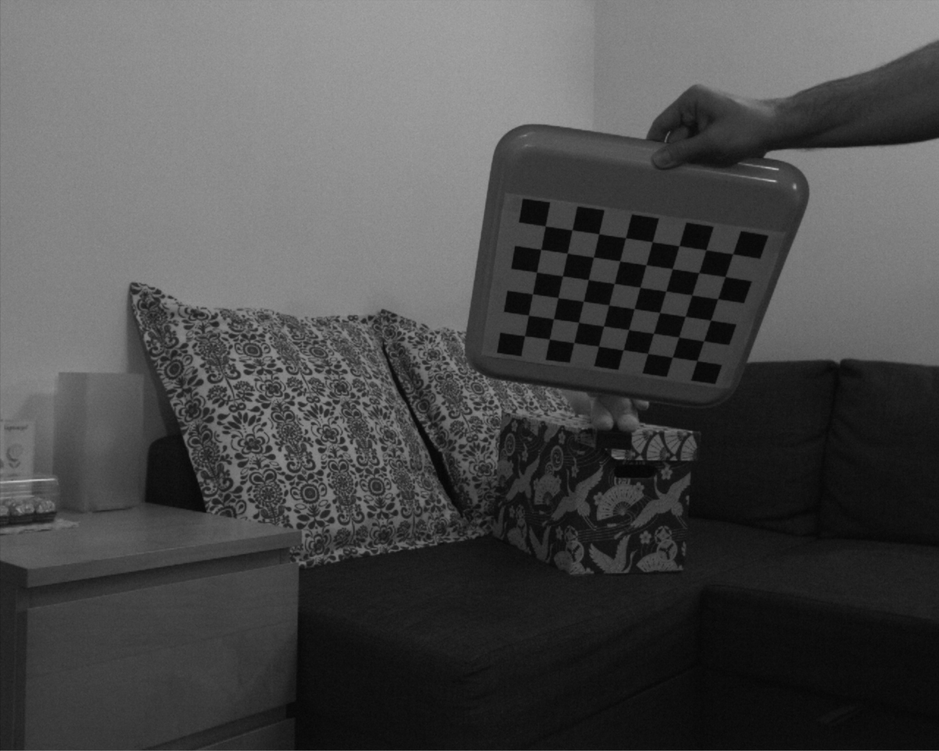
#> input picture lab2/s1/left_105.png, 939 x 751 px, shrunk from 1280 x 1024 before the run, found by its file name; its folder holds only this picture in this run
$ python lab1.py
#> lines starting #> are read from the running program, lines starting #| are printed output that depends on the picture; after the words box and inside, x2 and y2 are one past the last pixel; in counts of white or black regions, pixels touching at a corner belong together; long printed decimals are rounded
import cv2
import numpy as np
import os
import json

# Define the chessboard size
chessboard_size = (8, 6)

# Define the criteria for corner refinement
criteria = (cv2.TERM_CRITERIA_EPS + cv2.TERM_CRITERIA_MAX_ITER, 30, 0.001)

# Prepare object points (0,0,0), (1,0,0), (2,0,0) ....,(8,5,0)
objp = np.zeros((chessboard_size[0] * chessboard_size[1], 3), np.float32)
objp[:, :2] = np.mgrid[0:chessboard_size[0], 0:chessboard_size[1]].T.reshape(-1, 2)

# Arrays to store object points and image points from all the images
objpoints = []  # 3d point in real world space
imgpoints = []  # 2d points in image plane

# Path to the images
image_folder = 'lab2/s1'


# List all images in the folder
images = [os.path.join(image_folder, fname) for fname in os.listdir(image_folder) if fname.endswith('.png')]

# Initialize gray to None
gray = None

for image_path in images:
    img = cv2.imread(image_path)
#> img is the input picture: shape (751, 939, 3); min 6, max 190, mean 75.8

    # Check if the image is loaded correctly
    if img is None:
        print(f"Failed to load image: {image_path}")
        continue

    # Convert to grayscale
    gray = cv2.cvtColor(img, cv2.COLOR_BGR2GRAY)

    # Apply Gaussian blur to reduce noise and improve corner detection
    gray = cv2.GaussianBlur(gray, (5, 5), 0)

    # Find the chessboard corners with different flags
    ret, corners = cv2.findChessboardCorners(gray, chessboard_size, None)
#> ret = True; corners = 48 rows, first 8: [546.1, 227.1], [572, 229.9], [599.5, 234.5], [625.5, 238], [652.1, 242], [679, 246], [705.1, 249], [731.6, 254.8]

    # If corners found, refine and store them
    if ret:
        objpoints.append(objp)
        corners2 = cv2.cornerSubPix(gray, corners, (11, 11), (-1, -1), criteria)
#> corners2 = 48 rows, first 8: [545.2, 225.9], [572, 230], [598.7, 233.7], [625.5, 237.6], [652.2, 241.8], [678.9, 245.7], [705.9, 249.8], [732.7, 253.8]
        imgpoints.append(corners2)

        # Draw and display the corners for visual verification
        cv2.drawChessboardCorners(img, chessboard_size, corners2, ret)
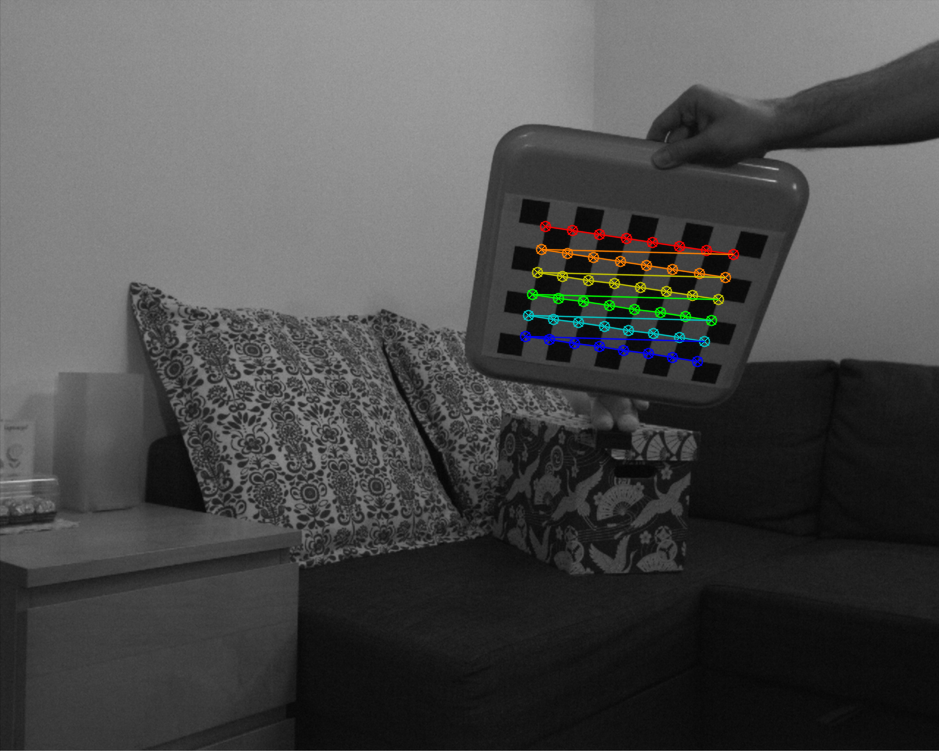
#> img: shape (751, 939, 3); 1.35% of pixels changed, all inside (x1, y1, x2, y2) = (519, 220, 740, 368)
        cv2.imshow('Chessboard Corners', img)
        cv2.waitKey(1000)  # Increase wait time to see the result
    else:
        print(f"Chessboard corners not found in image: {image_path}")

# Close all OpenCV windows
cv2.destroyAllWindows()

# Camera calibration if corners were found in any image
if gray is not None and objpoints and imgpoints:
    # Calibrate the camera
    ret, mtx, dist, rvecs, tvecs = cv2.calibrateCamera(objpoints, imgpoints, gray.shape[::-1], None, None)
#> ret = 0.103; mtx = [[987.9, 0, 469.2], [0, 1040, 386.6], [0, 0, 1]]; dist = [[0.435, -2.31, 0.0418, -0.0304, 9.96]]; rvecs = ([0.729, 0.00951, 0.134],); tvecs = ([2.81, -5.64, 35.93],)

    # Convert calibration results to lists for JSON serialization
    calibration_data = {
        "camera_matrix": mtx.tolist(),
        "distortion_coefficients": dist.tolist(),
        "rotation_vectors": [rvec.tolist() for rvec in rvecs],
        "translation_vectors": [tvec.tolist() for tvec in tvecs]
    }

    # Save the calibration results to a JSON file
    with open('calibration_data.json', 'w') as json_file:
        json.dump(calibration_data, json_file, indent=4)

    # Save the object points and image points to a JSON file
    points_data = {
        "object_points": [objp.tolist() for objp in objpoints],
        "image_points": [imgp.tolist() for imgp in imgpoints]
    }

    with open('points_data.json', 'w') as points_file:
        json.dump(points_data, points_file, indent=4)

    print("Camera matrix:\n", mtx)
#| Camera matrix:
#|  [[9.87913951e+02 0.00000000e+00 4.69206046e+02]
#|  [0.00000000e+00 1.04003895e+03 3.86643206e+02]
#|  [0.00000000e+00 0.00000000e+00 1.00000000e+00]]
    print("Distortion coefficients:\n", dist)
#| Distortion coefficients:
#|  [[ 0.4351 -2.315  0.04178 -0.03043  9.955 ]]
else:
    print("No chessboard corners were found in any image.")

$ run again, on lab2/s1/left_127.png
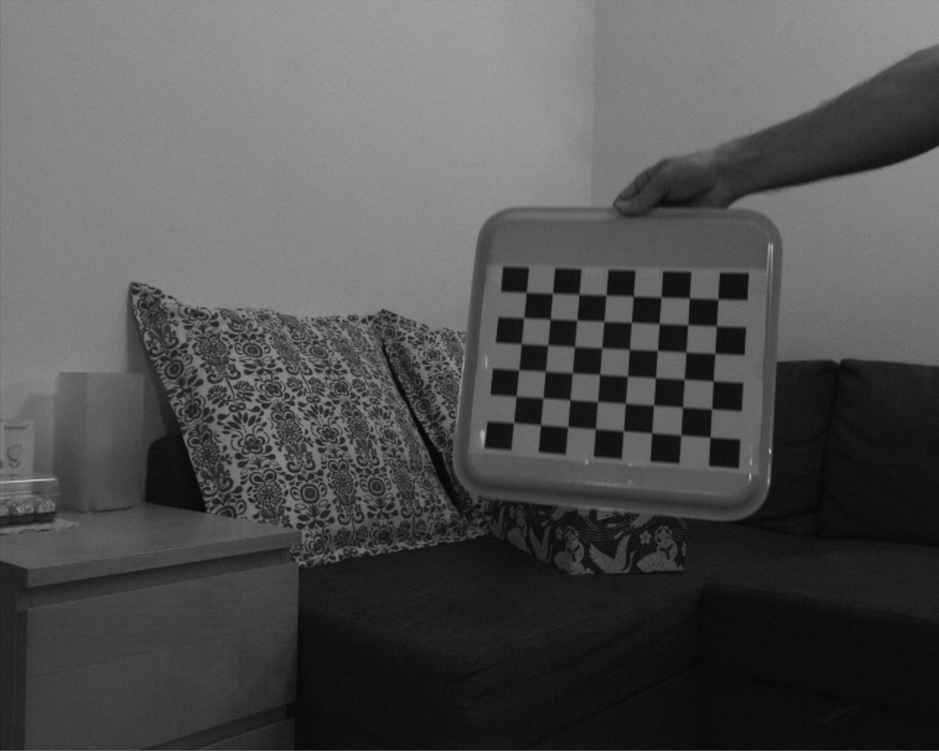
#> input picture lab2/s1/left_127.png, 939 x 751 px, shrunk from 1280 x 1024 before the run, found by its file name
#> img is the input picture: shape (751, 939, 3); min 4, max 189, mean 81
#> `ret, corners = cv2.findChessboardCorners(gray, chessboard_size, None)`: ret = True; corners = 48 rows, first 8: [526, 292], [552.7, 293], [579, 294], [606, 295], [633, 296.9], [660.8, 296.8], [689.2, 298.5], [718, 298.8]
#> corners2 = 48 rows, first 8: [526.3, 292.4], [552.6, 293.3], [578.8, 294.2], [606, 295.2], [633.2, 296.1], [661, 297.1], [689.4, 298.1], [717.9, 299]
#> `cv2.drawChessboardCorners(img, chessboard_size, corners2, ret)`:
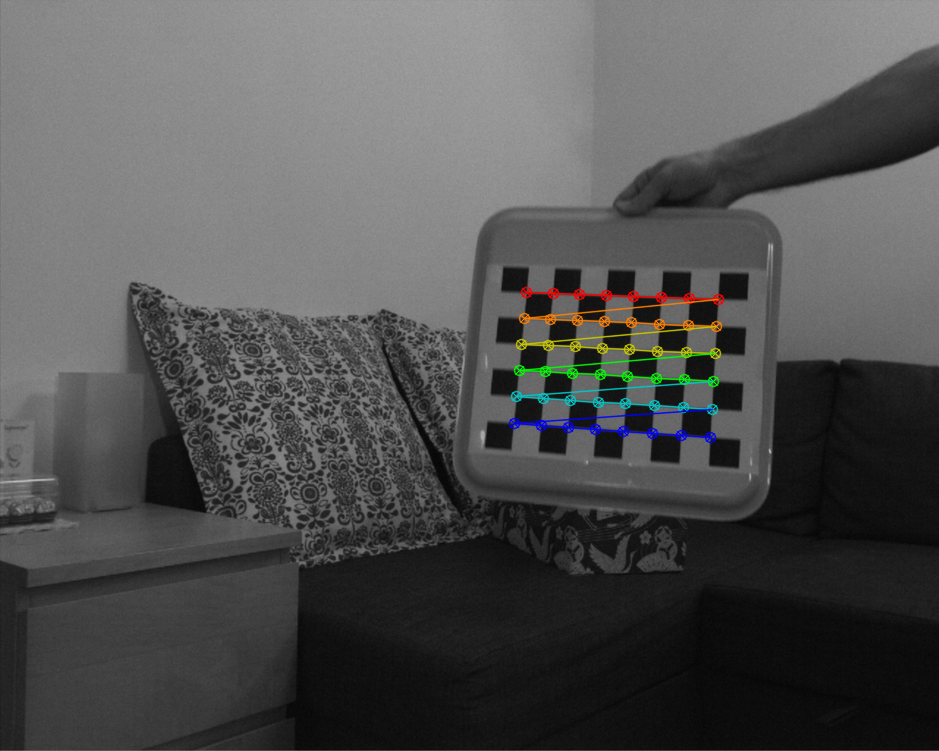
#> img: shape (751, 939, 3); 1.42% of pixels changed, all inside (x1, y1, x2, y2) = (508, 286, 725, 444)
#> `ret, mtx, dist, rvecs, tvecs = cv2.calibrateCamera(objpoints, imgpoint..`: ret = 0.0875; mtx = [[719.3, 0, 470.9], [0, 725.5, 408.7], [0, 0, 1]]; dist = [[-0.0373, 0.149, -0.00686, -0.00368, -0.023]]; rvecs = ([-0.172, 0.213, 0.0891],); tvecs = ([2.11, -4.39, 27.4],)
#| Camera matrix:
#|  [[719.296   0.         470.872 ]
#|  [  0.         725.487 408.738]
#|  [  0.           0.           1.        ]]
#| Distortion coefficients:
#|  [[-0.03733  0.1493  -0.00686 -0.003675 -0.02295]]

$ run again, on lab2/s1/left_109.png
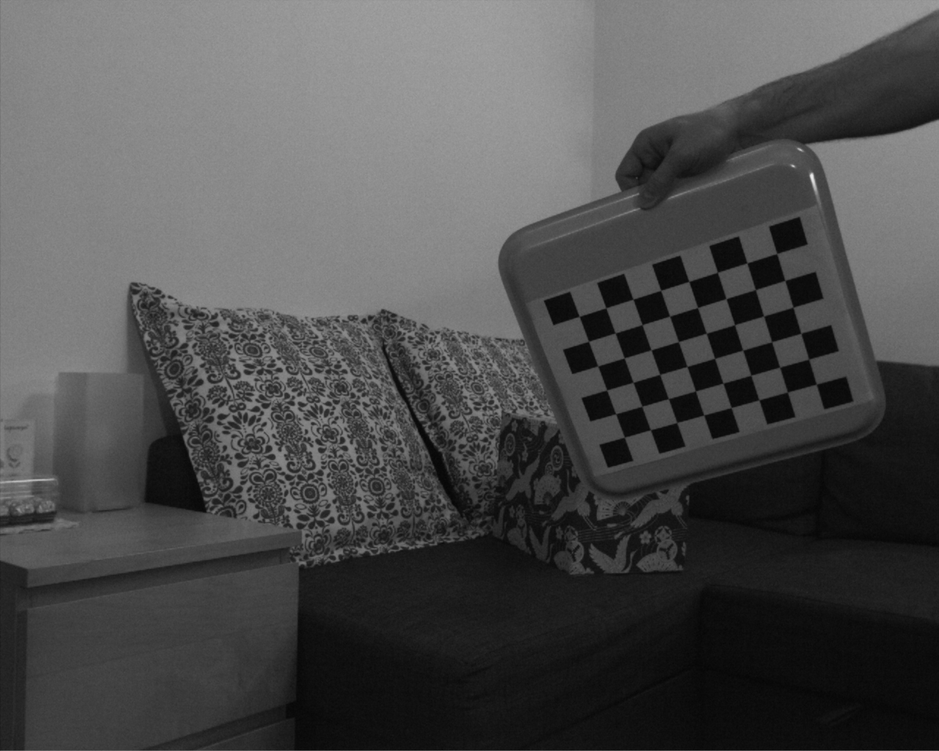
#> input picture lab2/s1/left_109.png, 939 x 751 px, shrunk from 1280 x 1024 before the run, found by its file name
#> img is the input picture: shape (751, 939, 3); min 5, max 234, mean 78.1
#> `ret, corners = cv2.findChessboardCorners(gray, chessboard_size, None)`: ret = True; corners = 48 rows, first 8: [579.2, 316.3], [606, 307.7], [633.1, 299.1], [660.7, 290.3], [689, 281.5], [717.2, 272.3], [747, 262.9], [776.9, 253.5]
#> corners2 = 48 rows, first 8: [579.2, 316.3], [605.9, 307.8], [633, 299.1], [660.7, 290.3], [688.8, 281.4], [717.4, 272.2], [747, 262.9], [776.8, 253.5]
#> `cv2.drawChessboardCorners(img, chessboard_size, corners2, ret)`:
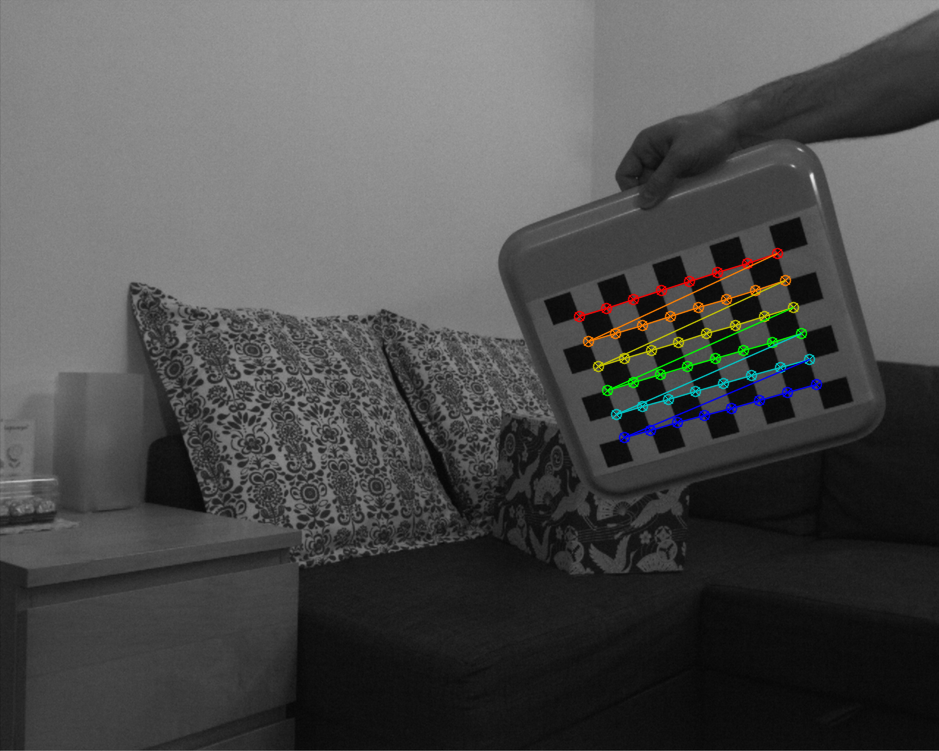
#> img: shape (751, 939, 3); 1.41% of pixels changed, all inside (x1, y1, x2, y2) = (573, 247, 823, 444)
#> `ret, mtx, dist, rvecs, tvecs = cv2.calibrateCamera(objpoints, imgpoint..`: ret = 0.0942; mtx = [[944.5, 0, 474.1], [0, 944.5, 363.7], [0, 0, 1]]; dist = [[-0.16, 1.87, 0.00358, -0.000263, -6.39]]; rvecs = ([0.353, 0.236, -0.346],); tvecs = ([3.73, -1.69, 33.46],)
#| Camera matrix:
#|  [[944.538   0.         474.087]
#|  [  0.         944.489 363.708]
#|  [  0.           0.           1.        ]]
#| Distortion coefficients:
#|  [[-1.60238010e-01  1.87136174e+00  3.58438912e-03 -2.62946745e-04
#|   -6.39186160e+00]]
